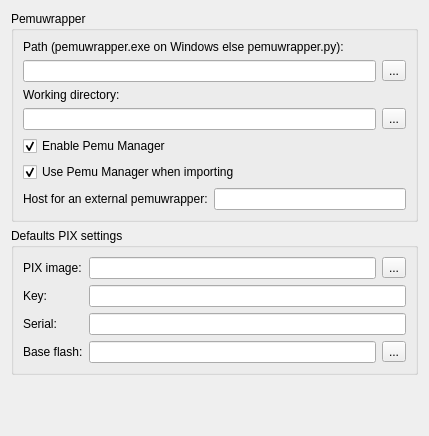
<ui version="4.0" >
 <class>PreferencesPemu</class>
 <widget class="QWidget" name="PreferencesPemu" >
  <property name="geometry" >
   <rect>
    <x>0</x>
    <y>0</y>
    <width>425</width>
    <height>436</height>
   </rect>
  </property>
  <property name="windowTitle" >
   <string>Form</string>
  </property>
  <layout class="QVBoxLayout" >
   <item>
    <widget class="QGroupBox" name="groupBox_2" >
     <property name="title" >
      <string>Pemuwrapper</string>
     </property>
     <layout class="QGridLayout" >
      <item row="0" column="0" colspan="3" >
       <widget class="QLabel" name="label_3" >
        <property name="text" >
         <string>Path (pemuwrapper.exe on Windows else pemuwrapper.py):</string>
        </property>
       </widget>
      </item>
      <item row="1" column="0" colspan="2" >
       <widget class="QLineEdit" name="lineEditPemuwrapperPath" />
      </item>
      <item row="1" column="2" >
       <widget class="QToolButton" name="PemuwrapperPath_browser" >
        <property name="text" >
         <string>...</string>
        </property>
        <property name="toolButtonStyle" >
         <enum>Qt::ToolButtonTextOnly</enum>
        </property>
       </widget>
      </item>
      <item row="2" column="0" colspan="2" >
       <widget class="QLabel" name="label_2" >
        <property name="text" >
         <string>Working directory:</string>
        </property>
       </widget>
      </item>
      <item row="3" column="0" colspan="2" >
       <widget class="QLineEdit" name="lineEditPemuwrapperWorkdir" />
      </item>
      <item row="3" column="2" >
       <widget class="QToolButton" name="PemuwrapperWorkdir_browser" >
        <property name="text" >
         <string>...</string>
        </property>
       </widget>
      </item>
      <item row="4" column="0" colspan="3" >
       <widget class="QCheckBox" name="checkBoxEnablePemuManager" >
        <property name="text" >
         <string>Enable Pemu Manager</string>
        </property>
        <property name="checked" >
         <bool>true</bool>
        </property>
       </widget>
      </item>
      <item row="5" column="0" colspan="3" >
       <widget class="QCheckBox" name="checkBoxPemuManagerImport" >
        <property name="text" >
         <string>Use Pemu Manager when importing</string>
        </property>
        <property name="checked" >
         <bool>true</bool>
        </property>
       </widget>
      </item>
      <item row="6" column="0" >
       <widget class="QLabel" name="label_5" >
        <property name="enabled" >
         <bool>true</bool>
        </property>
        <property name="text" >
         <string>Host for an external pemuwrapper:</string>
        </property>
       </widget>
      </item>
      <item row="6" column="1" colspan="2" >
       <widget class="QLineEdit" name="lineEditHostExternalPemu" />
      </item>
     </layout>
    </widget>
   </item>
   <item>
    <widget class="QGroupBox" name="groupBox" >
     <property name="title" >
      <string>Defaults PIX settings</string>
     </property>
     <layout class="QGridLayout" >
      <item row="0" column="0" >
       <widget class="QLabel" name="label" >
        <property name="enabled" >
         <bool>true</bool>
        </property>
        <property name="text" >
         <string>PIX image:</string>
        </property>
       </widget>
      </item>
      <item row="0" column="1" >
       <widget class="QLineEdit" name="PixImage" />
      </item>
      <item row="0" column="2" >
       <widget class="QToolButton" name="PixImage_Browser" >
        <property name="text" >
         <string>...</string>
        </property>
        <property name="toolButtonStyle" >
         <enum>Qt::ToolButtonTextOnly</enum>
        </property>
       </widget>
      </item>
      <item row="1" column="0" >
       <widget class="QLabel" name="label_20" >
        <property name="text" >
         <string>Key:</string>
        </property>
       </widget>
      </item>
      <item row="1" column="1" colspan="2" >
       <widget class="QLineEdit" name="lineEditKey" >
        <property name="sizePolicy" >
         <sizepolicy vsizetype="Fixed" hsizetype="Expanding" >
          <horstretch>0</horstretch>
          <verstretch>0</verstretch>
         </sizepolicy>
        </property>
       </widget>
      </item>
      <item row="2" column="0" >
       <widget class="QLabel" name="label_21" >
        <property name="text" >
         <string>Serial:</string>
        </property>
       </widget>
      </item>
      <item row="2" column="1" colspan="2" >
       <widget class="QLineEdit" name="lineEditSerial" >
        <property name="sizePolicy" >
         <sizepolicy vsizetype="Fixed" hsizetype="Expanding" >
          <horstretch>0</horstretch>
          <verstretch>0</verstretch>
         </sizepolicy>
        </property>
       </widget>
      </item>
      <item row="3" column="0" >
       <widget class="QLabel" name="label_4" >
        <property name="text" >
         <string>Base flash:</string>
        </property>
       </widget>
      </item>
      <item row="3" column="1" >
       <widget class="QLineEdit" name="lineEditbaseFlash" />
      </item>
      <item row="3" column="2" >
       <widget class="QToolButton" name="BaseFlash_Browser" >
        <property name="text" >
         <string>...</string>
        </property>
        <property name="toolButtonStyle" >
         <enum>Qt::ToolButtonTextOnly</enum>
        </property>
       </widget>
      </item>
     </layout>
    </widget>
   </item>
   <item>
    <spacer>
     <property name="orientation" >
      <enum>Qt::Vertical</enum>
     </property>
     <property name="sizeHint" >
      <size>
       <width>407</width>
       <height>20</height>
      </size>
     </property>
    </spacer>
   </item>
  </layout>
 </widget>
 <resources/>
 <connections/>
</ui>
